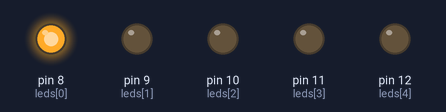
Bench run of a sketch on a simulated Arduino Uno, built with avr-gcc and run on an emulated ATmega328P. On the bench: output pins drawn as LEDs (lit = HIGH).

Above: at 0.15 s.
At 0.75 s:
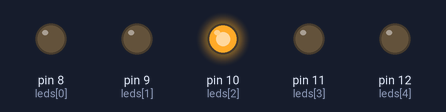
At 1.05 s:
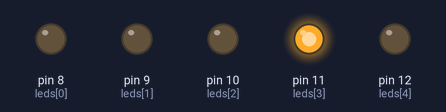
At 1.95 s:
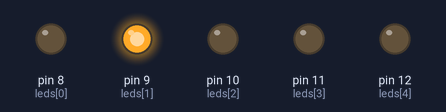
At 2.85 s:
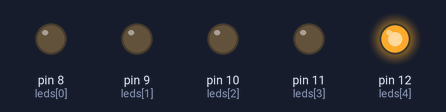
Timing chart, 0 to 3.5 s (numbered marks = the images above):
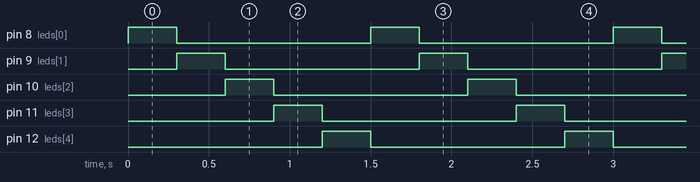

The sketch:

Atv.3.C.ino
```cpp
int leds[5] = {8, 9, 10, 11, 12};   // faz um vetor pros 5 leds

void setup() {
  for(int i = 0; i < 5; i++){   //configura todos eles em uma linha só usando laço for
    pinMode(leds[i], OUTPUT);   // le uma vez só e seta como saida
  }
}

void loop() {
  for(int i = 0; i < 5; i++){    // liga todos conforme valor da variavel i
    digitalWrite(leds[i], HIGH); // se i for um vai ligar só um led
    delay(300);                  //
    digitalWrite(leds[i], LOW);
  }
}
```

Measured:
- by itself, pin 8 (leds[0]), pin 9 (leds[1]), pin 10 (leds[2]), pin 11 (leds[3]), pin 12 (leds[4]): alternates HIGH for 0.30 s and LOW for 1.2 s
- by itself, everything shown: repeats every 1.5 s, in 6 steps
